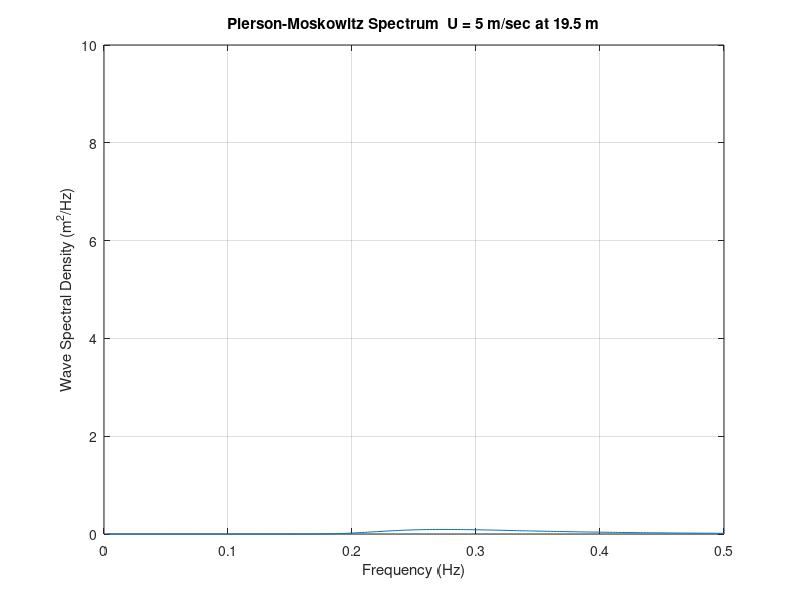

This figure's MATLAB source:
disp(' ');
disp(' ocean_wave_PSD.m   ver 1.1   July 9, 2014 ');
disp(' Pierson-Moskowitz Spectrum ');
disp(' ');
disp(' by Tom Irvine, Email: tom@vibrationdata.com ');
disp(' ');
%
clear Somega;
clear Sf;
clear f;
%
disp(' Enter the wind speed (m/sec) at a height of 19.5 m above the sea surface ');
disp(' (Practical Range = 10 to 21 m/sec) ');
U=input(' ');
%
g = 9.81;
alpha = 8.1e-03;
beta=0.74;
omega_zero =g/U; 
tpi=2*pi;
%
fm=(0.877*g/U)/tpi;
%
out1=sprintf('\n peak frequency = %8.4g Hz \n',fm);
disp(out1);
%
fmax=0.5;
%
df = fmax/200;
%
for i=1:200
    if( (i*df)<=fmax )
        f(i)=i*df;
        omega=tpi*f;
        A=alpha*g^2/( (f(i)^5)*(tpi^4) );
        Sf(i)=A*exp(-(5/4)*(fm/f(i))^4);
    end
end
%
plot(f,Sf);
%
ylabel('Wave Spectral Density (m^2/Hz)');
xlabel('Frequency (Hz)');
out1=sprintf(' Pierson-Moskowitz Spectrum  U = %g m/sec at 19.5 m ',U);
title(out1);
AM=max(Sf);
ymax=500;
%
for i=1:1000
    YL=500-10*i;
    if(AM<YL)
        ymax=YL;
    end
    if(YL<=0)
        break;
    end
end
grid;
axis([0,fmax,0,ymax]);
%
Ocean_PSD=[f' Sf'];
%
disp(' ');
disp(' The output filename is: Ocean_PSD ');